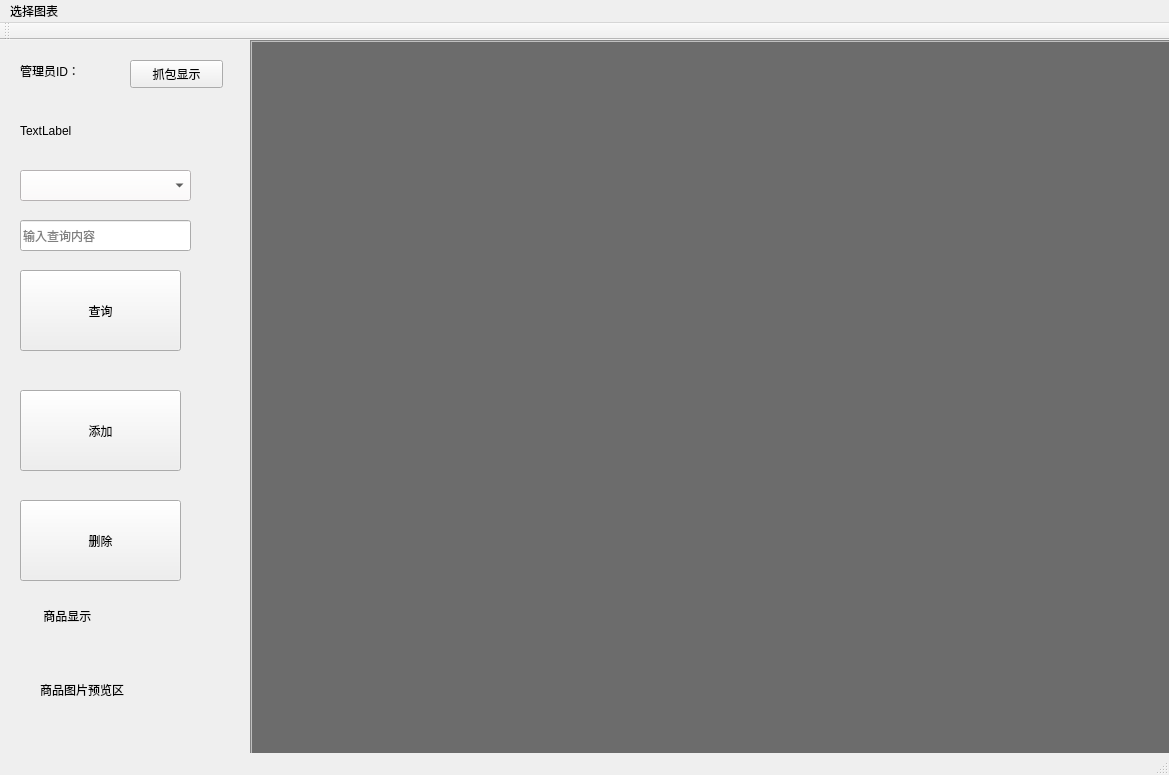
<?xml version="1.0" encoding="UTF-8"?>
<ui version="4.0">
 <class>MainWindow</class>
 <widget class="QMainWindow" name="MainWindow">
  <property name="geometry">
   <rect>
    <x>0</x>
    <y>0</y>
    <width>1169</width>
    <height>775</height>
   </rect>
  </property>
  <property name="windowTitle">
   <string>MainWindow</string>
  </property>
  <property name="styleSheet">
   <string notr="true"/>
  </property>
  <widget class="QWidget" name="centralWidget">
   <widget class="QTableView" name="tableView">
    <property name="geometry">
     <rect>
      <x>250</x>
      <y>0</y>
      <width>921</width>
      <height>721</height>
     </rect>
    </property>
    <property name="styleSheet">
     <string notr="true">QTableView {
    color: white;                                       /*表格内文字颜色*/
    gridline-color: black;                              /*表格内框颜色*/
    background-color: rgb(108, 108, 108);               /*表格内背景色*/
    alternate-background-color: rgb(64, 64, 64);
    selection-color: white;                             /*选中区域的文字颜色*/
    selection-background-color: rgb(77, 77, 77);        /*选中区域的背景色*/
    border: 2px groove gray;
    border-radius: 0px;
    padding: 2px 4px;
}

/*QTableView 左上角样式*/
QTableView QTableCornerButton::section {
   /*  background: red;
    border: 2px outset red;*/
    color: red;
    background-color: rgb(64, 64, 64);
    border: 5px solid #f6f7fa;
    border-radius:0px;
    border-color: rgb(64, 64, 64);
 }

 QTableView {
    color: white;                                       /*表格内文字颜色*/
    gridline-color: black;                              /*表格内框颜色*/
    background-color: rgb(108, 108, 108);               /*表格内背景色*/
    alternate-background-color: rgb(64, 64, 64);
    selection-color: white;                             /*选中区域的文字颜色*/
    selection-background-color: rgb(77, 77, 77);        /*选中区域的背景色*/
    border: 2px groove gray;
    border-radius: 0px;
    padding: 2px 4px;
}

QHeaderView {
    color: white;
    font: bold 10pt;
    background-color: rgb(108, 108, 108);
    border: 0px solid rgb(144, 144, 144);
    border:0px solid rgb(191,191,191);
    border-left-color: rgba(255, 255, 255, 0);
    border-top-color: rgba(255, 255, 255, 0);
    border-radius:0px;
    min-height:29px;
}

QHeaderView::section {
    color: white;
    background-color: rgb(64, 64, 64);
    border: 5px solid #f6f7fa;
    border-radius:0px;
    border-color: rgb(64, 64, 64);
} 
</string>
    </property>
   </widget>
   <widget class="QLineEdit" name="lineEdit">
    <property name="geometry">
     <rect>
      <x>20</x>
      <y>180</y>
      <width>171</width>
      <height>31</height>
     </rect>
    </property>
    <property name="text">
     <string/>
    </property>
    <property name="placeholderText">
     <string>输入查询内容</string>
    </property>
   </widget>
   <widget class="QPushButton" name="pushButton">
    <property name="geometry">
     <rect>
      <x>20</x>
      <y>350</y>
      <width>161</width>
      <height>81</height>
     </rect>
    </property>
    <property name="text">
     <string>添加</string>
    </property>
   </widget>
   <widget class="QPushButton" name="pushButton_2">
    <property name="geometry">
     <rect>
      <x>20</x>
      <y>460</y>
      <width>161</width>
      <height>81</height>
     </rect>
    </property>
    <property name="text">
     <string>删除</string>
    </property>
   </widget>
   <widget class="QLabel" name="label_2">
    <property name="geometry">
     <rect>
      <x>20</x>
      <y>10</y>
      <width>111</width>
      <height>41</height>
     </rect>
    </property>
    <property name="text">
     <string>管理员ID：</string>
    </property>
   </widget>
   <widget class="QLabel" name="label_3">
    <property name="geometry">
     <rect>
      <x>20</x>
      <y>70</y>
      <width>111</width>
      <height>41</height>
     </rect>
    </property>
    <property name="text">
     <string>TextLabel</string>
    </property>
   </widget>
   <widget class="QComboBox" name="comboBox">
    <property name="geometry">
     <rect>
      <x>20</x>
      <y>130</y>
      <width>171</width>
      <height>31</height>
     </rect>
    </property>
    <property name="styleSheet">
     <string notr="true">
background-color: #fff9fa;</string>
    </property>
   </widget>
   <widget class="QPushButton" name="pushButton_3">
    <property name="geometry">
     <rect>
      <x>20</x>
      <y>230</y>
      <width>161</width>
      <height>81</height>
     </rect>
    </property>
    <property name="styleSheet">
     <string notr="true">border-color: rgb(253, 159, 154);</string>
    </property>
    <property name="text">
     <string>查询</string>
    </property>
   </widget>
   <widget class="QLabel" name="label">
    <property name="geometry">
     <rect>
      <x>40</x>
      <y>600</y>
      <width>100</width>
      <height>100</height>
     </rect>
    </property>
    <property name="text">
     <string>商品图片预览区</string>
    </property>
   </widget>
   <widget class="QLabel" name="label_4">
    <property name="geometry">
     <rect>
      <x>40</x>
      <y>560</y>
      <width>91</width>
      <height>31</height>
     </rect>
    </property>
    <property name="text">
     <string> 商品显示</string>
    </property>
   </widget>
   <widget class="QPushButton" name="pushButton_4">
    <property name="geometry">
     <rect>
      <x>130</x>
      <y>20</y>
      <width>93</width>
      <height>28</height>
     </rect>
    </property>
    <property name="text">
     <string>抓包显示</string>
    </property>
   </widget>
  </widget>
  <widget class="QMenuBar" name="menuBar">
   <property name="geometry">
    <rect>
     <x>0</x>
     <y>0</y>
     <width>1169</width>
     <height>26</height>
    </rect>
   </property>
   <widget class="QMenu" name="menu">
    <property name="title">
     <string>选择图表</string>
    </property>
    <addaction name="actiong"/>
    <addaction name="actionw"/>
    <addaction name="actionm"/>
    <addaction name="actions"/>
    <addaction name="actionp"/>
    <addaction name="actiona"/>
   </widget>
   <addaction name="menu"/>
  </widget>
  <widget class="QToolBar" name="mainToolBar">
   <attribute name="toolBarArea">
    <enum>TopToolBarArea</enum>
   </attribute>
   <attribute name="toolBarBreak">
    <bool>false</bool>
   </attribute>
  </widget>
  <widget class="QStatusBar" name="statusBar"/>
  <action name="actiong">
   <property name="checkable">
    <bool>true</bool>
   </property>
   <property name="text">
    <string>商品表</string>
   </property>
  </action>
  <action name="actionw">
   <property name="checkable">
    <bool>true</bool>
   </property>
   <property name="text">
    <string>购物车表</string>
   </property>
   <property name="menuRole">
    <enum>QAction::TextHeuristicRole</enum>
   </property>
  </action>
  <action name="actionm">
   <property name="checkable">
    <bool>true</bool>
   </property>
   <property name="text">
    <string>管理员表</string>
   </property>
  </action>
  <action name="actions">
   <property name="checkable">
    <bool>true</bool>
   </property>
   <property name="text">
    <string>用户表</string>
   </property>
  </action>
  <action name="actionp">
   <property name="checkable">
    <bool>true</bool>
   </property>
   <property name="text">
    <string>会员表</string>
   </property>
  </action>
  <action name="actiona">
   <property name="checkable">
    <bool>true</bool>
   </property>
   <property name="text">
    <string>销售表</string>
   </property>
  </action>
  <action name="export_2">
   <property name="text">
    <string>导出数据</string>
   </property>
  </action>
  <action name="Import">
   <property name="text">
    <string>导入数据</string>
   </property>
  </action>
  <action name="gtos">
   <property name="text">
    <string>食品名查供应商名</string>
   </property>
  </action>
  <action name="stog">
   <property name="text">
    <string>供应商名查食品名</string>
   </property>
  </action>
 </widget>
 <layoutdefault spacing="6" margin="11"/>
 <resources/>
 <connections/>
</ui>
